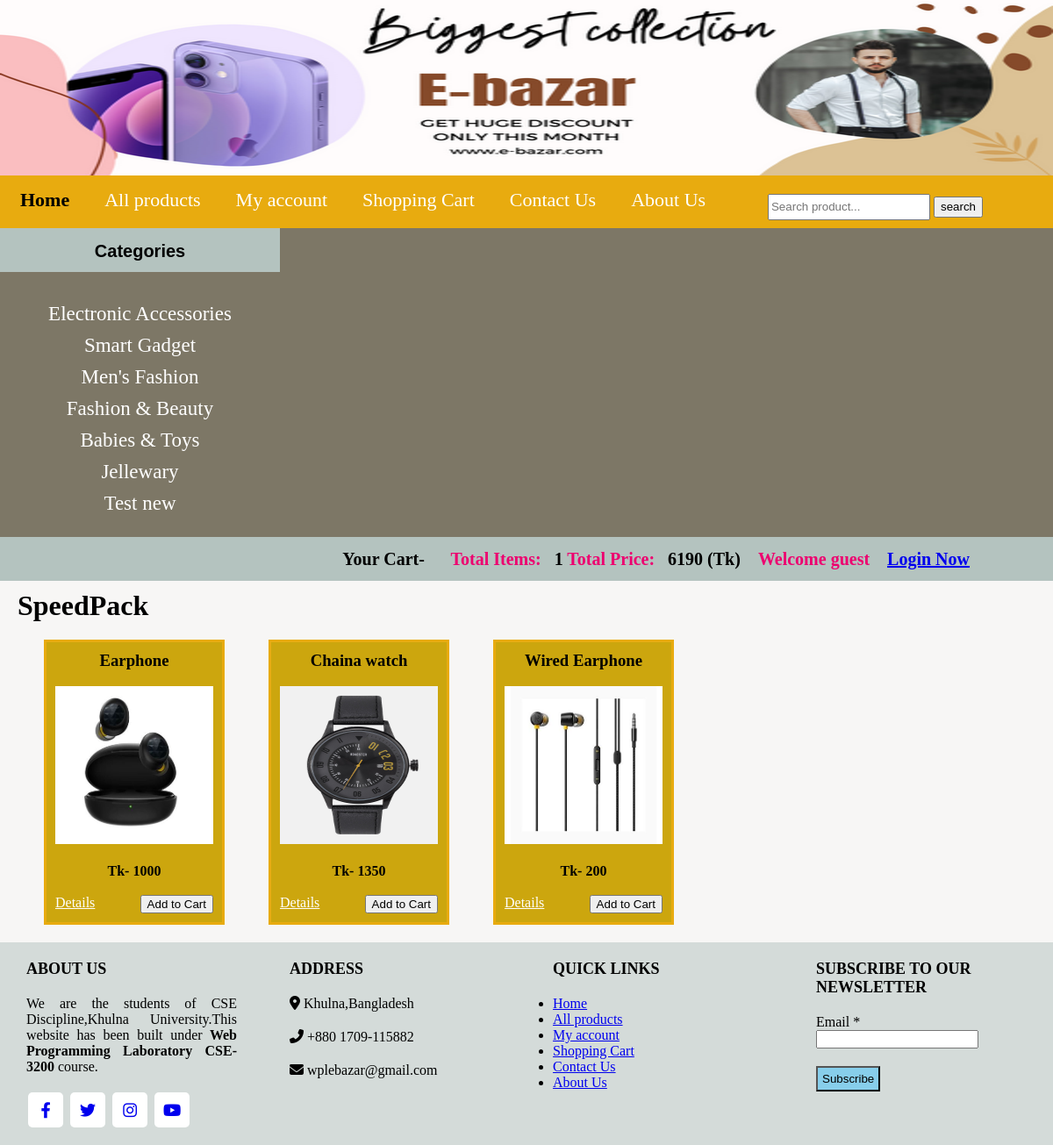
The page /shop_result.php?vendor_id=2 on the database its author committed.
### tables this page shows
CREATE TABLE `categories` (
  `cat_id` int(100) NOT NULL,
  `cat_title` varchar(200) NOT NULL
);

CREATE TABLE `vendors` (
  `vendor_id` int(20) NOT NULL,
  `vendor_name` varchar(255) NOT NULL,
  `shop_name` varchar(50) NOT NULL,
  `vendor_email` varchar(255) NOT NULL,
  `vendor_phone` varchar(255) NOT NULL,
  `vendor_address` varchar(255) NOT NULL,
  `vendor_password` varchar(255) NOT NULL,
  `vendor_img` varchar(255) NOT NULL
);

CREATE TABLE `products` (
  `product_id` int(100) NOT NULL,
  `product_cat` int(100) NOT NULL,
  `product_title` varchar(225) NOT NULL,
  `product_price` int(100) NOT NULL,
  `product_desc` text NOT NULL,
  `product_image` text NOT NULL,
  `product_keywords` text NOT NULL,
  `vendor_id` int(20) NOT NULL
);

### shop_result.php (the view, shortened to what this page needs)
<!DOCTYPE html>
<html lang="en">
<?php
include("functions/functions.php");
?>
<head>
    <link rel="stylesheet" href="styles/style6.css" media="all"/>
    <link rel="stylesheet" href="https://cdnjs.cloudflare.com/ajax/libs/font-awesome/6.2.0/css/all.min.css   "/>
</head>
<body>
<div class="main_wrapper">
        <div class="header_wrapper">
            <img id="logo"src="images/e-bazar.png" >
        </div>
        <div class="menubar">
        <ul id="menu" >
        <li><a href="index.php"style="color:black;font-weight:bolder;" >Home</a></li>
            <li><a href="all_products.php">All products</a></li>
            <li><a href="my_account.php">My account</a></li>
            <li><a href="cart.php">Shopping Cart</a></li>
            <li><a href="contact.php">Contact Us</a></li>
            <li><a href="about.php">About Us</a></li>
        </ul>
        <div id="form">
            <form method="get" action="results.php"enctype="multipart/form-data">
            <input type="text"name="user_query" placeholder="Search product...">
            <input type="submit"name="search"value="search">
        </form>
        </div>
        </div>
        <div class="content_wrapper">
            <div id="sidebar">
                <div id="slidebar_title">
                    Categories
                </div>
        <ul id="cats" >
        <?php getCats(); ?>
        </ul>
            </div>
            <div id="content_area">
                <div id="shopping_cart">
                <span style="float:right;font-size:20px;padding:5px;line-height:40px;">
                    <b style="color:black;padding-right:25px;">Your Cart-</b><b style="padding-right:15px;">   Total Items:</b><b style="color:black;"><?php total_items(); ?> </b>     <b style="padding-right:15px;">     Total Price:</b><b style="color:black;"><?php total_price(); ?> </b>
                  <b style="padding-right:15px;padding-left:15px;">
<?php if(isset($_SESSION['customer_email'])){
                        echo "<b>Welcome :</b>". $_SESSION['customer_name'];
                    }
                        else {
                            echo "Welcome guest";}
  ?>
</b>
                    <b style="padding-right:15px;">
                    <?php if(!isset($_SESSION['customer_email'])){
                        echo "<a href='checkout.php'>Login Now</a>";
                    }
                        else {
                            echo "<a href='logout.php'>Logout</a>";}
  ?></b>
  </span>
                </div>
                <div class="product_box">
<?php
if (isset($_GET['vendor_id'])){
$id=$_GET['vendor_id'];
$get_v="select * from vendors where vendor_id='$id' ";
$run=mysqli_query($con,$get_v);
$row=mysqli_fetch_array($run);
$v_name=$row['shop_name'];
echo "
    <h1 style='padding-top:10px;padding-left:20px;'> $v_name</h1>";
$get_pro="select * from products where vendor_id='$id' ";
$run_pro=mysqli_query($con,$get_pro);
while($row_pro=mysqli_fetch_array($run_pro) ){
    $pro_id=$row_pro['product_id'];
    $pro_title=$row_pro['product_title'];
    $pro_price=$row_pro['product_price'];
    $pro_image=$row_pro['product_image'];
    echo "
<div id='single_product'>
<h3>$pro_title</h3></br>
<img src='admin_area/product_images/$pro_image'width='180'height='180'>
<p></br><b>Tk- $pro_price</b></p></br>
<a href='details.php?pro_id=$pro_id'style='float:left;color:white;'>Details</a>
<a href='index.php?pro_id=$pro_id'><button style='float:right;color:black;'>Add to Cart</button></a>
</div>
    ";
}
}
?>
                </div>
            </div>
        </div>
    <?php  include('footer.php');?>
</body>
</html>

### functions/functions.php (shortened to what this page needs)
<?php
$con=mysqli_connect("localhost","root","","e_bazar");
function getCats(){
 global $con;
 $get_cats="select * from categories";
 $run_cats=mysqli_query($con,$get_cats);
while($row_cats=mysqli_fetch_array($run_cats)){
$cat_id=$row_cats['cat_id'];
$cat_title=$row_cats['cat_title'];
echo "<li><a href='index.php?cat=$cat_id'>$cat_title</a></li>";
}
}
    function total_items(){
        if(isset($_GET['add_cart'])){
            global $con;
            $ip=getIp();
$get_items="select * from cart where ip_add='$ip'";
$run_items=mysqli_query($con,$get_items);
$count_items=mysqli_num_rows($run_items);
}
else {
    global $con;
    $ip=getIp();
    $get_items="select * from cart where ip_add='$ip'";
    $run_items=mysqli_query($con,$get_items);
    $count_items=mysqli_num_rows($run_items);
}
echo $count_items;
        }
        function total_price(){
            $total=0;
            global $con;
            $ip=getIp();
    $run_cart=mysqli_query($con,"select * from cart where ip_add='$ip'");
while($fetch_cart=mysqli_fetch_array($run_cart)){
    $pro_id=$fetch_cart['p_id'];
    $result_pro=mysqli_query($con,"select * from products where product_id='$pro_id'");
    while($fetch_product=mysqli_fetch_array($result_pro)){
        $product_price=array($fetch_product['product_price']);
        $values=array_sum($product_price);
        $run_qty= mysqli_query($con,"select * from cart where p_id='$pro_id'");
        $row_qty=mysqli_fetch_array($run_qty);
        $qty=$row_qty['qty'];
        $values_qty=$values *$qty;
        $total+=$values_qty;
    }
}
echo $total." (Tk)";
        }
    function getIp() {
        $ip = $_SERVER['REMOTE_ADDR'];
        return $ip;
    }
?>

### styles/style6.css (style rules this page uses)
html, body, div, span, applet, object, iframe, h1, h2, h3, h4, h5, h6, p, blockquote, pre, a, abbr, acronym, address, big, cite, code, del, dfn, em, img, ins, kbd, q, s, samp, small, strike, strong, sub, sup, tt, var, b, u, i, center, dl, dt, dd, ol, ul, li, fieldset, form, label, legend, table, caption, tbody, tfoot, thead, tr, th, td, article, aside, canvas, details, embed, figure, figcaption, footer, header, hgroup, menu, nav, output, ruby, section, summary, time, mark, audio, video { margin: 0; padding: 0; border: 0; vertical-align: baseline; }
body { background-color:#7d7766; }
.main_wrapper { width: 100%; height: auto; background: #7d7766; margin: auto; }
.header_wrapper { width: 100%; height: 200px; margin: auto; }
.header_wrapper img { width: 100%; height: 100%; margin: auto; }
#logo { float: left; }
.content_wrapper { width: 100%; height: auto; margin: auto; background: rgb(252, 252, 252); }
#content_area { width: 1200px; height: auto; float:right; background: rgb(247, 246, 245); }
#sidebar { width: 319px; height: auto; background: #7d7766; float: left; }
.menubar { width: 100%; height:60px; color: #fdfff0; background: rgb(232, 171, 15); }
#menu { padding-top: 8px; margin: 0; line-height: 40px; float: left; }
#menu li { list-style: none; padding-left: 10px; display: inline; }
#menu a { text-decoration: none; color: rgb(255, 255, 255); padding: 8px; margin: 5px; font-size: 22px; font-family: 'Times New Roman', Times, serif; }
#form { float: right; line-height: 45px; padding-right: 80px; padding-top: 12px; }
#form input { height: 24px; }
#slidebar_title { background: rgb(180, 195, 191);; color: black; font-size: 20px; height: 35px; font-weight: bold; text-align: center; padding-top: 15px; font-family: Arial, Helvetica, sans-serif; }
#cats { padding: 10px; margin: 15px; text-align: center; }
#cats li { list-style: none; padding-top: 10px; font-size: 23px; }
#cats a { text-decoration: none; color: rgb(255, 255, 255); }
#single_product { float: left; text-align: center; margin-top: 20px; margin-bottom: 20px; margin-left: 50px; padding: 10px; border: 3px rgb(232, 171, 15) solid; background: #cca60e; }
#shopping_cart { width:1125px; height: 50px; padding-right:75px; background: rgb(180, 195, 191); color: rgb(237, 0, 111); }

### rows shown on the page
categories: cat_title "Electronic Accessories"
categories: cat_title "Smart Gadget"
categories: cat_title "Men's Fashion"
categories: cat_title "Fashion & Beauty"
categories: cat_title "Babies & Toys"
categories: cat_title "Jellewary"
categories: cat_title "Test new"
vendors: shop_name "SpeedPack"
products: product_title "Earphone", product_image (picture), product_price "1000"
products: product_title "Chaina watch", product_image (picture), product_price "1350"
products: product_title "Wired Earphone", product_image (picture), product_price "200"

### other values the page prints
$count_items "1"
$total "6190"
